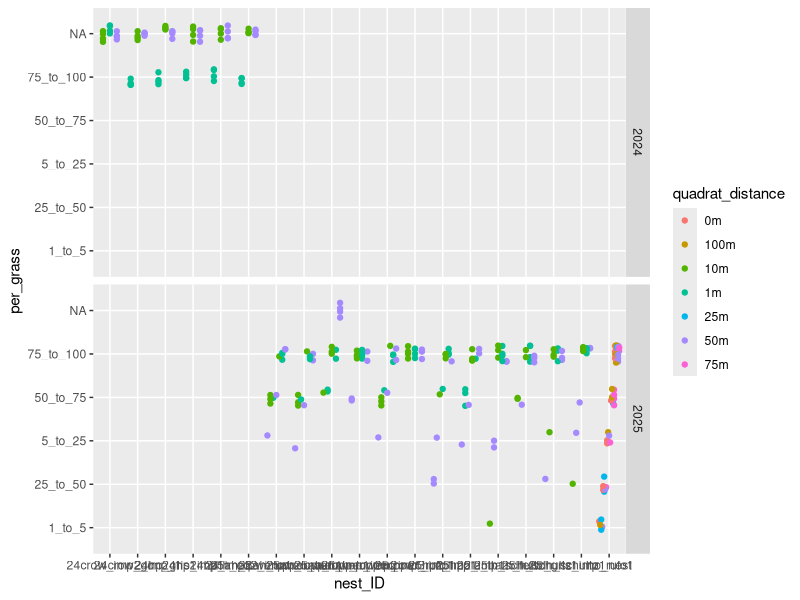

The R script that drew this image: (Note: this script raises an error after producing the figure.)
# NQ Habitat analysis 17 Dec 2025

#load packages
library(tidyverse) #dplyr package
library(lubridate)
library(lme4) # GLM models
library(gridExtra) # for creating plot grids
library(grid) 
library(glmmTMB) #beta distribution model
library(ggeffects) # getting predicted values from model
library(emmeans)

#load data
sites <- read.csv("nest_survey_site_data.csv") 
penetrometer <- read.csv("habitat_data/2025_penetrometer.csv")
habitat25 <- read.csv("habitat_data/25_nest_habitat.csv")
habitat24 <- read.csv("habitat_data/24_nest_habitat.csv")
habitat_site_transect24 <- read.csv("habitat_data/24_habitat_site_transect.csv")


##### Data Cleaning #####
#change values to lowercase for consistency
penetrometer <- penetrometer %>% mutate(., site = tolower(site), nest_ID = tolower(nest_ID))
habitat25 <- habitat25 %>% mutate(., site = tolower(site), nest_ID = tolower(nest_ID))
habitat24 <- habitat24 %>% mutate(., site = tolower(site), nest_ID = tolower(nest_ID))
habitat_site_transect24 <- habitat_site_transect24 %>% mutate(., site = tolower(site))


#clean
habitat25 <- subset(habitat25, year == '2025') # remove blank rows
habitat25 <- habitat25 %>% mutate(soil_temp_C = as.numeric(soil_temp_C))

penetrometer <- penetrometer %>% mutate(year = NULL, 
                                      month = NULL, 
                                      day = NULL) # dropping columns before joining

# join data sets together
habitat24 <- left_join(habitat24, habitat_site_transect24)
all_habitat <- full_join(habitat25, habitat24)
all_habitat <- left_join(all_habitat, penetrometer)
all_habitat <- merge(all_habitat, sites[, c('location', 'site')], by= "site") # adding locations


# change values to NA
all_habitat[all_habitat == ''] <- NA
all_habitat[all_habitat == 'na'] <- NA

# remove unnecessary columns

all_habitat <- all_habitat %>% mutate(coord_Lat = NULL, 
                                      coord_Lon = NULL, 
                                      coor_N = NULL,
                                      coor_W = NULL,
                                      date_grass_collected = NULL,
                                      X3in_psi = NULL,
                                      X6in._psi = NULL,
                                      X9in_psi = NULL,
                                      X12in_psi = NULL,
                                      X15in_psi = NULL,
                                      X18in_psi = NULL,
                                      long_N = NULL,
                                      lat_W = NULL)

all_habitat <- all_habitat %>% rename(survey_plot = site,
                                      site = location) #change site and location to survery_plot and site respectively. 

#cleaning quadrat column
table(all_habitat$quadrat_no) # values that are "about_x" should just be lumped with the closest quadrat distance
all_habitat$quadrat_no[all_habitat$quadrat_no == 'about_45S'] <- '50S' # replacing values
all_habitat$quadrat_no[all_habitat$quadrat_no == 'about_40S'] <- '50S'
all_habitat$quadrat_no[all_habitat$quadrat_no == 'about_40N'] <- '50N'
all_habitat$quadrat_no[all_habitat$quadrat_no == 'about_45N'] <- '50N'
all_habitat$quadrat_no[all_habitat$quadrat_no == 'about_55E'] <- '50E'
all_habitat$quadrat_no[all_habitat$quadrat_no == 'about_95M'] <- '100M'
all_habitat$quadrat_no[all_habitat$quadrat_no == 'about_37E'] <- '50E'
table(all_habitat$quadrat_no) # check. do all values look right?


#percent cover data

all_habitat <- mutate(all_habitat, mean_litter_depth = rowMeans(select(all_habitat, starts_with("leaf_lit")), na.rm = TRUE))
#note litter depths between 2024 and 2025 seem very different

# Creating quadrat distances column and distance/proximity column
all_habitat <- all_habitat %>%  
  mutate(quadrat_distance = case_when(quadrat_no == "1N" ~ "1m", # column with groupings of quadrat distance
                                       quadrat_no == "1S" ~ "1m",
                                       quadrat_no == "1E" ~ "1m",
                                       quadrat_no == "1W" ~ "1m",
                                       quadrat_no == "10N" ~ "10m",
                                       quadrat_no == "10S" ~ "10m",
                                       quadrat_no == "10E" ~ "10m",
                                       quadrat_no == "10W" ~ "10m",
                                       startsWith(quadrat_no, "50") ~ "50m",
                                       startsWith(quadrat_no, "0") ~ "0m",
                                       startsWith(quadrat_no, "100M") ~ "100m",
                                       startsWith(quadrat_no, "25M") ~ "25m",
                                       startsWith(quadrat_no, "75M") ~ "75m"),
         proximity = case_when(quadrat_no == "1N" ~ "near", # lumps quadrats into a column "near" (1m) nest and "far" from nest (10m and 50m) 
                               quadrat_no == "1S" ~ "near",
                               quadrat_no == "1E" ~ "near",
                               quadrat_no == "1W" ~ "near",
                               quadrat_no == "10N" ~ "far",
                               quadrat_no == "10S" ~ "far",
                               quadrat_no == "10E" ~ "far",
                               quadrat_no == "10W" ~ "far", 
                               quadrat_no == "50N" ~ "far",
                               quadrat_no == "50S" ~ "far",
                               quadrat_no == "50E" ~ "far",
                               quadrat_no == "50W" ~ "far", 
                               startsWith(quadrat_no, "50") ~ "transect", # These are values to represent data at survey_plots where no nest was found. 
                               startsWith(quadrat_no, "0") ~ "transect",
                               startsWith(quadrat_no, "100M") ~ "transect",
                               startsWith(quadrat_no, "25M") ~ "transect",
                               startsWith(quadrat_no, "75M") ~ "transect")) # lumping quadrat distances together

# changing some penetrometer variable classes
all_habitat <- all_habitat %>% 
  mutate(., tip_size_in = as.factor(tip_size_in),#tip size to factor
         quadrat_distance = as.factor(quadrat_distance)) %>% #quadrat_distance
  drop_na(quadrat_distance) # remove NA's

# creating mid points for habitat analysis
all_habitat <- all_habitat %>% 
  mutate(per_bare_midpoint = recode(per_bare, '0' = 0, '1_to_5' = 3, '25_to_50' = 37.5, '5_to_25' = 15, '50_to_75' = 62.5, '75_to_100' = 87.5),
         per_forb_midpoint = recode(per_forb, '0' = 0, '1_to_5' = 3, '25_to_50' = 37.5, '5_to_25' = 15, '50_to_75' = 62.5, '75_to_100' = 87.5),
         per_grass_midpoint = recode(per_grass, '0' = 0, '1_to_5' = 3, '25_to_50' = 37.5, '5_to_25' = 15, '50_to_75' = 62.5, '75_to_100' = 87.5))

##### Intital look at data and exploration #####

# scatter plot looking at each nest's habitat plots
ggplot(all_habitat, aes(x = nest_ID, y = per_grass, color = quadrat_distance)) +
  geom_point(position = position_jitterdodge(jitter.height = 0.2, jitter.width = 0)) +
  facet_grid(vars(year))

# Visualizing cover class values across different quadrat distances
grass_boxplot <- all_habitat %>% filter(., nest_ID != 'no_nest') %>% 
ggplot(., aes(x = factor(quadrat_distance, levels = c('1m', '10m', '50m')), y = per_grass_midpoint)) +
  geom_boxplot(outliers = FALSE, fill ='lightblue') +
  geom_point(position = position_jitterdodge(jitter.height = 0.3, jitter.width = 0.8), size = 2) +
  xlab('quadrat distance') +
  ylab('Percent cover (midpoint)') +
  facet_grid(vars(year)) +
  ggtitle('Grass cover')

bare_boxplot <- all_habitat %>% filter(., nest_ID != 'no_nest') %>% 
  ggplot(., aes(x = factor(quadrat_distance, levels = c('1m', '10m', '50m')), y = per_bare_midpoint)) +
  geom_boxplot(outliers = FALSE, fill ='lightblue')  +
  geom_point(position = position_jitterdodge(jitter.height = 0.3, jitter.width = 0.8), size = 2) +
  #theme(axis.title.y = NULL) +
  xlab('quadrat distance') +
  ylab('') +
  facet_grid(vars(year)) +
  ggtitle('Bare ground cover')

forb_boxplot <- all_habitat %>% filter(., nest_ID != 'no_nest') %>% 
  ggplot(., aes(x = factor(quadrat_distance, levels = c('1m', '10m', '50m')), y = per_forb_midpoint)) +
  geom_boxplot(outliers = FALSE, fill ='lightblue')  +
  geom_point(position = position_jitterdodge(jitter.height = 0.3, jitter.width = 0.8), size = 2) +
  #theme(axis.title.y = NULL) +
  xlab('quadrat distance') +
  ylab('') +
  facet_grid(vars(year)) +
  ggtitle('Forb cover')

grid.arrange(grass_boxplot, bare_boxplot, forb_boxplot, ncol = 3)


# Viszualizing penetrometer data 

ggplot(all_habitat, aes(x = nest_ID, y = psi_avg)) +
  geom_point(position = position_jitterdodge(jitter.height = 0.2, jitter.width = 0)) +
  theme(axis.text.x = element_text(angle =90))


ggplot(all_habitat, aes(x = nest_ID, y = psi_avg)) +
  geom_boxplot(  ) +
  theme(axis.text.x = element_text(angle =90))

ggplot(all_habitat, aes(x = site, y = psi_avg, fill = nest_ID)) +
  geom_boxplot(  ) +
  theme(axis.text.x = element_text(angle =90))

penetrometer_boxplot <- all_habitat %>% filter(., nest_ID != 'no_nest') %>% 
  ggplot(., aes(x = factor(quadrat_distance, levels = c('1m', '10m', '50m')), y = nest_ID)) +
  geom_boxplot(outliers = FALSE, fill ='lightblue')  +
  geom_point(position = position_jitterdodge(jitter.height = 0.3, jitter.width = 0.8), size = 2) +
  #theme(axis.title.y = NULL) +
  xlab('quadrat distance') +
  ylab('')  +
  ggtitle('Soil Compaction (penetrometer)') 
penetrometer_boxplot
summary(penetrometer$psi_avg)
grid.arrange(grass_boxplot, bare_boxplot, forb_boxplot, penetrometer_boxplot, ncol = 2)


##### Looking at habitat by nest #####
# Creating data frame for average cover for nest ID and year. 
nest_habitat_summarized <- all_habitat %>% 
  filter(., nest_ID != 'no_nest') %>%  # removing no_nest counts for now
  group_by(nest_ID, year, quadrat_distance, site, survey_plot) %>% 
  summarize(avg_bare = mean(per_bare_midpoint), #using midpoints to create numeric values from categories
            avg_forb = mean(per_forb_midpoint),
            avg_grass = mean(per_grass_midpoint),
            mean_of_means_litter_cm = mean(mean_litter_depth),
            compaction = mean(psi_avg)) %>% 
  mutate(., quadrat_distance = as.factor(quadrat_distance),
         site = as.factor(site),
         year = as.factor(year),
         survey_plot = as.factor(survey_plot))

ggplot(nest_habitat_summarized, aes(x=avg_grass, y=avg_forb, color = quadrat_distance)) +
  geom_point(size = 3) 

ggplot(nest_habitat_summarized, aes(x = nest_ID, 
                                    y = avg_grass, 
                                    fill = factor(quadrat_distance, levels = c('1m', '10m', '50m')))) +
  geom_bar(stat = 'identity', position = 'dodge', color = 'black') +
  theme(#axis.text.x = element_blank(),
    axis.text.x = element_text(angle = 90, hjust = 0  , vjust = 0, size = 8.5, color = 'black'),#rotate x-axis text
    axis.text.y = element_text(size = 8, color = 'black'),
    axis.title = element_text(size = 8),
   # panel.grid.major = element_blank(),
    #panel.grid.minor = element_blank(),
   # panel.background = element_blank(),
    axis.ticks.x = element_blank()) +
  labs(x = "nest_ID", y = "mean grass midpoint") + #labels
  scale_fill_manual(values = c("#FFA500", "#56B4E9", '#ff6db6'),
                    labels = c("1M", "10M", '50M'),
                    guide = guide_legend(title = NULL)) 

ggplot(nest_habitat_summarized, aes(x = survey_plot, 
                                    y = avg_bare, 
                                    fill = factor(quadrat_distance, levels = c('1m', '10m', '50m')))) +
  geom_bar(stat = 'identity', position = 'dodge', color = 'black') +
  theme(#axis.text.x = element_blank(),
    axis.text.x = element_text(angle = 90, hjust = 0  , vjust = 0, size = 8.5, color = 'black'),#rotate x-axis text
    axis.text.y = element_text(size = 8, color = 'black'),
    axis.title = element_text(size = 8),
    # panel.grid.major = element_blank(),
    #panel.grid.minor = element_blank(),
    # panel.background = element_blank(),
    axis.ticks.x = element_blank()) +
  labs(x = "nest_ID", y = "mean bare midpoint") + #labels
  scale_fill_manual(values = c("#FFA500", "#56B4E9", '#ff6db6'),
                    labels = c("1M", "10M", '50M'),
                    guide = guide_legend(title = NULL))  +
  facet_grid('year')


ggplot(nest_habitat_summarized, aes(x = nest_ID, 
                                    y = compaction, 
                                    fill = factor(quadrat_distance, levels = c('1m', '10m', '50m')))) +
  geom_bar(stat = 'identity', position = 'dodge', color = 'black') +
  theme(#axis.text.x = element_blank(),
    axis.text.x = element_text(angle = 90, hjust = 0  , vjust = 0, size = 8.5, color = 'black'),#rotate x-axis text
    axis.text.y = element_text(size = 8, color = 'black'),
    axis.title = element_text(size = 8),
    # panel.grid.major = element_blank(),
    #panel.grid.minor = element_blank(),
    # panel.background = element_blank(),
    axis.ticks.x = element_blank()) +
  labs(x = "nest_ID", y = "mean soil compaction") + #labels
  scale_fill_manual(values = c("#FFA500", "#56B4E9", '#ff6db6'),
                    labels = c("1M", "10M", '50M'),
                    guide = guide_legend(title = NULL)) 

##### Are habitat measures different in the different quadrat distances? Which habitat measures are different? #####

all_habitat_nonest <- all_habitat %>% 
  filter(., nest_ID != 'no_nest') %>% # removing no_nest row from dataset for modeling
  mutate(., quadrat_distance = as.factor(quadrat_distance),
         site = as.factor(site)) 

nest_habitat_summarized <- nest_habitat_summarized %>% 
  mutate(., avg_grass_prop = avg_grass / 100, 
            avg_bare_prop = avg_bare / 100, 
            avg_forb_prop = avg_forb/ 100) # creating proportion columns (0-1) to meet assumptions for beta tests

nest_habitat_summarized2025 <- nest_habitat_summarized %>% 
  filter(., year == 2025) 

nest_habitat_summarized$quadrat_distance <- relevel(nest_habitat_summarized$quadrat_distance, ref = '1m') #relevel so reference value is 1 meter quadrats
all_habitat_nonest$quadrat_distance <- relevel(all_habitat_nonest$quadrat_distance, ref = '1m')
nest_habitat_summarized2025$quadrat_distance <- relevel(nest_habitat_summarized2025$quadrat_distance, ref = '1m') #relevel so reference value is 1 meter quadrats


##### Creating models for each habitat cover measure #####
## Grass Model
## Testing normality
## grass  vs quadrat distances - Data NOT normal. Using only 2025 data, as 2024 data is lacking
shapiro.test(nest_habitat_summarized$avg_grass)
shapiro.test(log(nest_habitat_summarized$avg_grass))
hist(nest_habitat_summarized$avg_grass)

#Creating models
grass_model2 <- glmmTMB(avg_grass_prop ~ quadrat_distance + (1|site), 
                      data = nest_habitat_summarized2025, 
                      family = beta_family) # using means of each quadrat at each nest
summary(grass_model2) # AIC = -82.3
summary(aov(grass_model2)) # quadrat distance has a strong effect on the amount of grass, and there is a minor effect from site.

grass_model3 <- glmmTMB(avg_grass_prop ~ quadrat_distance + (1 + survey_plot|site), 
                        data = nest_habitat_summarized2025, 
                        family = beta_family) # using means of each quadrat at each nest
summary(grass_model3) #
summary(aov(grass_model3)) #

## Forb Model
#Testing normality
## forb vs quadrat distances - data is normal when log transformed
shapiro.test(nest_habitat_summarized$avg_forb)
shapiro.test(log1p(nest_habitat_summarized$avg_forb))
hist(nest_habitat_summarized$avg_forb)
hist(log1p(nest_habitat_summarized$avg_forb))

forb_model1 <- glmmTMB(log1p(avg_forb) ~ quadrat_distance + (1|site) + year, #log transform data to make normal
                      data = nest_habitat_summarized, 
                      family = gaussian(link = 'identity'))
                     # start = list(theta = 0)) # using means of each quadrat at each nest
summary(forb_model1) # AIC = 114.2

ggpredict(forb_model1, terms = c("quadrat_distance")) |> plot()
summary(aov(forb_model1)) #site is affecting the outcome of this model.


forb_model2 <- glmmTMB(log1p(avg_forb) ~ quadrat_distance + (1 + survey_plot|site) + year, #log transform data to make normal
                       data = nest_habitat_summarized, 
                       family = gaussian(link = 'identity'))
# start = list(theta = 0)) # using means of each quadrat at each nest
summary(forb_model2) # AIC = 
summary(aov(forb_model2)) #survey_plot and year having a big effect on average forbs
ggpredict(forb_model2, terms = c("quadrat_distance")) |> plot()

# model using only 2025 data
shapiro.test(nest_habitat_summarized2025$avg_forb)
shapiro.test(log1p(nest_habitat_summarized2025$avg_forb))
hist(nest_habitat_summarized2025$avg_forb)
hist(log1p(nest_habitat_summarized2025$avg_forb))

forb_model1_2025 <- glmmTMB(log1p(avg_forb) ~ quadrat_distance + (1|site), #log transform data to make normal
                       data = nest_habitat_summarized2025, 
                       family = gaussian(link = 'identity'))
# start = list(theta = 0)) # using means of each quadrat at each nest
summary(forb_model1_2025) # AIC = 52.4

ggpredict(forb_model1_2025, terms = c("quadrat_distance")) |> plot()
summary(aov(forb_model1_2025)) #site is affecting the outcome of this model.


## Bare Model 
# Testing normality
# bare vs quadrat distances - data NOT normal
shapiro.test(nest_habitat_summarized$avg_bare)
hist(nest_habitat_summarized$avg_bare)

bare_model1 <- glmmTMB(avg_bare_prop ~ quadrat_distance + (1|site), 
                       data = nest_habitat_summarized, 
                       family = ordbeta(link = 'logit'))

bare_model2 <- glmmTMB(avg_bare_prop ~ quadrat_distance + (1|site) + year, 
                        data = nest_habitat_summarized, 
                        family = ordbeta(link = 'logit'))

bare_model3 <- glmmTMB(avg_bare_prop ~ quadrat_distance + (1 + survey_plot|site), 
                       data = nest_habitat_summarized, 
                       family = ordbeta(link = 'logit'))

summary(bare_model1) # AIC = 13.0
summary(bare_model2) # AIC = 54.6
summary(aov(bare_model1)) # site is affecting the outcome of this model. 
summary(aov(bare_model2))# large effect of year and site, small effect with quadrat distance
summary(bare_model3)
summary(aov(bare_model3))
ggpredict(bare_model1, terms = c("quadrat_distance")) |> plot()
#ggpredict(bare_model2, terms = c("year")) |> plot()

## 2025 data only
shapiro.test(nest_habitat_summarized2025$avg_bare)
hist(nest_habitat_summarized2025$avg_bare)

bare_model1_2025 <- glmmTMB(avg_bare_prop ~ quadrat_distance + (1|site), 
                       data = nest_habitat_summarized2025, 
                       family = ordbeta(link = 'logit'))

summary(bare_model1_2025) # AIC = 13.0
summary(aov(bare_model1_2025)) # site is affecting the outcome of this model. 
ggpredict(bare_model1_2025, terms = c("quadrat_distance")) |> plot()

##### calculating Emmeans, conduction pairwise comparison tests across distances, obtaining predicted values for plotting #####

library(emmeans)
## grass model
grass_emm<-emmeans(grass_model3, "quadrat_distance", type = "response")
grass_emm

plot(grass_emm, type="response")   # Link scale by default
pairs(grass_emm, reverse = TRUE) # pairwise comparison

# predicted values
preds_grass <- predict(grass_model3, type = "response", se.fit = TRUE)
print(preds_grass)

## forb model
forb_emm<-emmeans(forb_model2, "quadrat_distance", type = "response")
forb_emm

plot(forb_emm, type="response")   # Link scale by default
pairs(forb_emm, reverse = TRUE) # pairwise comparison

# predicted values
preds_forb <- predict(forb_model2, type = "response", se.fit = TRUE)
print(preds_forb)

## bare model
bare_emm<-emmeans(bare_model1, "quadrat_distance", type = "response")
bare_emm

plot(bare_emm, type="response")   # Link scale by default
pairs(bare_emm, reverse = TRUE) # comparison

# predicted values
preds_bare <- predict(bare_model1, type = "response", se.fit = TRUE)
print(preds_bare)

# add predictions to a new dataframe 
nest_habitat_preds <- nest_habitat_near_far
nest_habitat_preds <- nest_habitat_preds[-c(26), ]

nest_habitat_preds2025 <- nest_habitat_near_far2025
nest_habitat_preds2025 <- nest_habitat_preds2025[-c(9), ]

nest_habitat_preds2025$grass_fit <- preds_grass$fit 
nest_habitat_preds2025$grass_se <- preds_grass$se.fit

nest_habitat_preds$forb_fit <- preds_forb$fit 
nest_habitat_preds$forb_se <- preds_forb$se.fit

nest_habitat_preds$bare_fit <- preds_bare$fit 
nest_habitat_preds$bare_se <- preds_bare$se.fit

nest_habitat_preds <- left_join(nest_habitat_preds, nest_habitat_preds2025)

distance_predictions <- nest_habitat_preds %>% select(.,-c(nest_ID, site, year)) # create dataframe to be grouped by habitat only
distance_predictions <- distance_predictions %>%
  group_by(quadrat_distance) %>% 
  summarize_if(is.numeric, mean, na.rm = TRUE, .groups = "drop") # condense data and find mean value of predictions
distance_predictions <- distance_predictions %>% # calculate confidence intervals
  mutate(grass_LCI = grass_fit - grass_se,
         grass_UCI = grass_fit + grass_se,
         forb_LCI = forb_fit - forb_se,
         forb_UCI = forb_fit + forb_se,
         bare_LCI = bare_fit - bare_se,
         bare_UCI = bare_fit + bare_se)

#distance_predictions <- probs %>% group_by(habitat) %>% summarize_if(is.numeric, mean, na.rm = TRUE, .groups = "drop")

# Shape data for plotting
fit <- distance_predictions %>% 
  select(., 
         quadrat_distance,
         grass_fit,
         forb_fit,
         bare_fit) %>% 
  pivot_longer(., 
               cols = c(grass_fit, forb_fit, bare_fit), 
               names_to = "cover", 
               values_to = "fit") %>% 
  mutate(., cover = case_when(startsWith(cover, 'grass') ~ 'grass',
                              startsWith(cover, 'forb') ~ 'forb' ,
                              startsWith(cover, 'bare') ~ 'bare'))

LCI <- distance_predictions %>% 
  select(., 
         quadrat_distance,
         grass_LCI,
         forb_LCI,
         bare_LCI) %>% 
  pivot_longer(., 
                cols = c(grass_LCI, forb_LCI, bare_LCI), 
                names_to = "cover", 
                values_to = "LCI") %>% 
  mutate(., cover = case_when(startsWith(cover, 'grass') ~ 'grass',
                              startsWith(cover, 'forb') ~ 'forb' ,
                              startsWith(cover, 'bare') ~ 'bare'))

UCI<- distance_predictions %>% 
  select(., 
         quadrat_distance,
         grass_UCI,
         forb_UCI,
         bare_UCI) %>% 
  pivot_longer(., 
               cols = c(grass_UCI, forb_UCI, bare_UCI), 
               names_to = "cover", 
               values_to = "UCI") %>% 
  mutate(., cover = case_when(startsWith(cover, 'grass') ~ 'grass',
                              startsWith(cover, 'forb') ~ 'forb' ,
                              startsWith(cover, 'bare') ~ 'bare'))

fits_plot <- full_join(fit, LCI)
fits_plot <- full_join(fits_plot, UCI)
fits_plot # data frame for plotting


# plotting predicted values
bare_emmeans_plot <- fits_plot %>% filter(., cover == 'bare') %>% 
ggplot(., aes(x = quadrat_distance, y = fit)) +
  geom_point(size = 6, shape = 20
            # colour= c("olivedrab3", "forestgreen", "goldenrod2")
  ) +
  theme(
    axis.text.x = element_text(angle = 0, vjust = 0.8, size =12, color = 'black'),#rotate x-axis text
    axis.text.y = element_text(size = 12, color = 'black'),
    axis.title = element_text(size =16),
    panel.grid.major = element_blank(),
    panel.grid.minor = element_blank(),
    panel.background = element_blank(),
    panel.border = element_rect(colour = "black", fill=NA, linewidth=1),
    axis.ticks.x = element_blank()) +
  geom_errorbar(aes(ymin = LCI, ymax = UCI), size = 1.5, width = 0.4) +
  labs(x = 'Quadrat distance', y = "") + 
  annotate("text", x = 2, y = 0.43, label = "A", size = unit(10, "pt")) +
  geom_segment(aes(x = 0.75, y = 0.42, xend = 3.25, yend = 0.42)) +
  ggtitle("Bare")

forb_emmeans_plot <- fits_plot %>% filter(., cover == 'forb') %>% 
  ggplot(., aes(x = quadrat_distance, y = fit)) +
  geom_point(size = 6, shape = 20
             # colour= c("olivedrab3", "forestgreen", "goldenrod2")
  ) +
  theme(
    axis.text.x = element_text(angle = 0, vjust = 0.8, size =12, color = 'black'),#rotate x-axis text
    axis.text.y = element_text(size = 12, color = 'black'),
    axis.title = element_text(size =16),
    panel.grid.major = element_blank(),
    panel.grid.minor = element_blank(),
    panel.background = element_blank(),
    panel.border = element_rect(colour = "black", fill=NA, linewidth=1),
    axis.ticks.x = element_blank()) +
  geom_errorbar(aes(ymin = LCI, ymax = UCI), size = 1.5, width = 0.4) +
  labs(x = '', y = "") + 
  annotate("text", x = 2, y = 2.5, label = "A", size = unit(10, "pt")) +
  geom_segment(aes(x = 0.75, y = 2.45, xend = 3.25, yend = 2.45))+
  ggtitle("Forb")


grass_emmeans_plot <- fits_plot %>% filter(., cover == 'grass') %>% 
  ggplot(., aes(x = quadrat_distance, y = fit)) +
  geom_point(size = 6, shape = 20
             # colour= c("olivedrab3", "forestgreen", "goldenrod2")
  ) +
  theme(
    axis.text.x = element_text(angle = 0, vjust = 0.8, size =12, color = 'black'),#rotate x-axis text
    axis.text.y = element_text(size = 12, color = 'black'),
    axis.title = element_text(size =16),
    panel.grid.major = element_blank(),
    panel.grid.minor = element_blank(),
    panel.background = element_blank(),
    panel.border = element_rect(colour = "black", fill=NA, linewidth=1),
    axis.ticks.x = element_blank()) +
  geom_errorbar(aes(ymin = LCI, ymax = UCI), size = 1.5, width = .4) +
  labs(x = '', y = "emmeans") + 
  annotate("text", x = 1.5, y = .875, label = "A", size = unit(10, "pt")) +
  geom_segment(aes(x = 0.75, y = .86, xend = 2.25, yend = .86)) +
  annotate("text", x = 3, y = .875, label = "B", size = unit(10, "pt")) +
  geom_segment(aes(x = 3.25, y = .86, xend = 2.75, yend = .86)) +
  ggtitle("Grass")
grass_emmeans_plot

grid.arrange(grass_emmeans_plot, bare_emmeans_plot, forb_emmeans_plot, ncol = 3)







# Penetrometer soil compaction model

## soil compaction vs quadrat distances 
shapiro.test(all_habitat_nonest$psi_avg)
shapiro.test(log(all_habitat_nonest$psi_avg))
hist(all_habitat_nonest$psi_avg)
hist(log(all_habitat_nonest$psi_avg))
# Data is not normal, but it is fairly close. I'm wondering if a guassian distribution is fine to run.I also tried running a gamma.

penetrometer_model1 <- glmmTMB(psi_avg ~ quadrat_distance + (1+ survey_plot|site),
                       data = all_habitat_nonest, 
                       family = gaussian(link = "identity")) 

summary(penetrometer_model1) # AIC = 1683.4, significant at 1m
summary(aov(penetrometer_model1)) # site is affecting the outcome of this model.

penetrometer_model2 <- glmmTMB(psi_avg ~ quadrat_distance + (1+ survey_plot|site),
                               data = all_habitat_nonest, 
                               family = Gamma(link = 'log')) 

summary(penetrometer_model2) # AIC = 1683.4, significant at 1m
summary(aov(penetrometer_model2)) # site is affecting the outcome of this model.




nest_habitat_near_far <- all_habitat %>% 
  filter(., nest_ID != 'no_nest') %>%  # removing no_nest counts for now
  group_by(nest_ID, year, proximity, site, survey_plot) %>% 
  summarize(avg_bare = mean(per_bare_midpoint), #using midpoints to create numeric values from categories
            avg_forb = mean(per_forb_midpoint),
            avg_grass = mean(per_grass_midpoint),
            mean_of_means_litter_cm = mean(mean_litter_depth),
            compaction = mean(psi_avg)) %>% 
  mutate(., proximity = as.factor(proximity),
         site = as.factor(site),
         year = as.factor(year),
         survey_plot = as.factor(survey_plot))


nest_habitat_near_far <- nest_habitat_near_far %>% 
  mutate(., avg_grass_prop = avg_grass / 100, 
         avg_bare_prop = avg_bare / 100, 
         avg_forb_prop = avg_forb/ 100) #

## grass  vs quadrat distances - Data NOT normal. Using only 2025 data, as 2024 data is lacking
shapiro.test(nest_habitat_near_far$avg_grass)
shapiro.test(log(nest_habitat_near_far$avg_grass))
hist(nest_habitat_near_far$avg_grass)

#Creating models
grass_model_proxi <- glmmTMB(avg_grass_prop ~ proximity + (1|site), 
                        data = nest_habitat_near_far, 
                        family = beta_family) # using means of each quadrat at each nest
summary(grass_model_proxi) # AIC = -82.3
summary(aov(grass_model_proxi)) # quadrat distance has a strong effect on the amount of grass, and there is a minor effect from site.

grass_model_proxi2 <- glmmTMB(avg_grass_prop ~ proximity + (1 + survey_plot|site), 
                        data = nest_habitat_near_far, 
                        family = beta_family) # using means of each quadrat at each nest
summary(grass_model_proxi2) #
summary(aov(grass_model_proxi2)) #

ggpredict(grass_model_proxi, terms = c("proximity")) |> plot()
ggpredict(grass_model_proxi2, terms = c("proximity")) |> plot()


## Forb Model
#Testing normality
## forb vs quadrat distances - data is normal when log transformed
shapiro.test(nest_habitat_near_far$avg_forb)
shapiro.test(log1p(nest_habitat_near_far$avg_forb))
hist(nest_habitat_near_far$avg_forb)
hist(log1p(nest_habitat_near_far$avg_forb))

forb_model_proxi <- glmmTMB(log1p(avg_forb) ~ proximity + (1|site) + year, #log transform data to make normal
                       data = nest_habitat_near_far, 
                       family = gaussian(link = 'identity'))
# start = list(theta = 0)) # using means of each quadrat at each nest
summary(forb_model_proxi) # AIC = 114.2

ggpredict(forb_model_proxi, terms = c("proximity")) |> plot()
summary(aov(forb_model_proxi)) #site is affecting the outcome of this model.


forb_model_proxi2 <- glmmTMB(log1p(avg_forb) ~ proximity + (1 + survey_plot|site) + year, #log transform data to make normal
                       data = nest_habitat_near_far, 
                       family = gaussian(link = 'identity'))
# start = list(theta = 0)) # using means of each quadrat at each nest
summary(forb_model_proxi2 ) # AIC = 
summary(aov(forb_model_proxi2 )) #survey_plot and year having a big effect on average forbs
ggpredict(forb_model_proxi2 , terms = c("proximity")) |> plot()

# model using only 2025 data



## Bare Model 
# Testing normality
# bare vs quadrat distances - data NOT normal
shapiro.test(nest_habitat_near_far$avg_bare)
hist(nest_habitat_near_far$avg_bare)

bare_model_proxi1 <- glmmTMB(avg_bare_prop ~ proximity + (1|site), 
                       data = nest_habitat_near_far, 
                       family = ordbeta(link = 'logit'))

bare_model_proxi2 <- glmmTMB(avg_bare_prop ~ proximity + (1|site) + year, 
                       data = nest_habitat_near_far, 
                       family = ordbeta(link = 'logit'))

bare_model_proxi3 <- glmmTMB(avg_bare_prop ~ proximity + (1 + survey_plot|site), 
                       data = nest_habitat_near_far, 
                       family = ordbeta(link = 'logit'))

summary(bare_model_proxi1) # AIC = 13.0
summary(bare_model_proxi2) # AIC = 54.6
summary(aov(bare_model_proxi1)) # site is affecting the outcome of this model. 
summary(aov(bare_model_proxi2))# large effect of year and site, small effect with quadrat distance
summary(bare_model_proxi3)
summary(aov(bare_model_proxi3))
ggpredict(bare_model_proxi1, terms = c("proximity")) |> plot()
#ggpredict(bare_model2, terms = c("year")) |> plot()

## 2025 data only
shapiro.test(nest_habitat_near_far2025$avg_bare)
hist(nest_habitat_near_far2025$avg_bare)

bare_model1_2025 <- glmmTMB(avg_bare_prop ~ proximity + (1|site), 
                            data = nest_habitat_near_far2025, 
                            family = ordbeta(link = 'logit'))

summary(bare_model1_2025) # AIC = 13.0
summary(aov(bare_model1_2025)) # site is affecting the outcome of this model. 
ggpredict(bare_model1_2025, terms = c("proximity")) |> plot()




##### calculating Emmeans, conduction pairwise comparison tests across distances, obtaining predicted values for plotting #####

library(emmeans)
## grass model
grass_emm_proxi<-emmeans(grass_model_proxi2, "proximity", type = "response")
grass_emm_proxi

plot(grass_emm_proxi, type="response")   # Link scale by default
pairs(grass_emm_proxi, reverse = TRUE) # pairwise comparison

# predicted values
preds_grass_proxi <- predict(grass_model_proxi2, type = "response", se.fit = TRUE)
print(preds_grass)

## forb model
forb_emm_proxi <-emmeans(forb_model_proxi2, "proximity", type = "response")
forb_emm_proxi

plot(forb_emm_proxi, type="response")   # Link scale by default
pairs(forb_emm_proxi, reverse = TRUE) # pairwise comparison

# predicted values
preds_forb_proxi <- predict(forb_model_proxi2, type = "response", se.fit = TRUE)
print(preds_forb_proxi)

## bare model
bare_emm_proxi<-emmeans(bare_model_proxi1, "proximity", type = "response")
bare_emm_proxi

plot(bare_emm_proxi, type="response")   # Link scale by default
pairs(bare_emm_proxi, reverse = TRUE) # comparison

# predicted values
preds_bare_proxi <- predict(bare_model_proxi1, type = "response", se.fit = TRUE)
print(preds_bare_proxi)

# add predictions to a new dataframe 
nest_habitat_preds_proxi <- nest_habitat_near_far
nest_habitat_preds_proxi <- nest_habitat_preds_proxi[-c(17), ]

nest_habitat_preds_proxi$grass_fit <- preds_grass_proxi$fit 
nest_habitat_preds_proxi$grass_se <- preds_grass_proxi$se.fit

nest_habitat_preds_proxi$forb_fit <- preds_forb_proxi$fit 
nest_habitat_preds_proxi$forb_se <- preds_forb_proxi$se.fit

nest_habitat_preds_proxi$bare_fit <- preds_bare_proxi$fit 
nest_habitat_preds_proxi$bare_se <- preds_bare_proxi$se.fit

nest_habitat_preds_proxi <- left_join(nest_habitat_preds, nest_habitat_preds2025)

distance_predictions <- nest_habitat_preds %>% select(.,-c(nest_ID, site, year)) # create dataframe to be grouped by habitat only
distance_predictions <- distance_predictions %>%
  group_by(quadrat_distance) %>% 
  summarize_if(is.numeric, mean, na.rm = TRUE, .groups = "drop") # condense data and find mean value of predictions
distance_predictions <- distance_predictions %>% # calculate confidence intervals
  mutate(grass_LCI = grass_fit - grass_se,
         grass_UCI = grass_fit + grass_se,
         forb_LCI = forb_fit - forb_se,
         forb_UCI = forb_fit + forb_se,
         bare_LCI = bare_fit - bare_se,
         bare_UCI = bare_fit + bare_se)

#distance_predictions <- probs %>% group_by(habitat) %>% summarize_if(is.numeric, mean, na.rm = TRUE, .groups = "drop")

# Shape data for plotting
fit <- distance_predictions %>% 
  select(., 
         quadrat_distance,
         grass_fit,
         forb_fit,
         bare_fit) %>% 
  pivot_longer(., 
               cols = c(grass_fit, forb_fit, bare_fit), 
               names_to = "cover", 
               values_to = "fit") %>% 
  mutate(., cover = case_when(startsWith(cover, 'grass') ~ 'grass',
                              startsWith(cover, 'forb') ~ 'forb' ,
                              startsWith(cover, 'bare') ~ 'bare'))

LCI <- distance_predictions %>% 
  select(., 
         quadrat_distance,
         grass_LCI,
         forb_LCI,
         bare_LCI) %>% 
  pivot_longer(., 
               cols = c(grass_LCI, forb_LCI, bare_LCI), 
               names_to = "cover", 
               values_to = "LCI") %>% 
  mutate(., cover = case_when(startsWith(cover, 'grass') ~ 'grass',
                              startsWith(cover, 'forb') ~ 'forb' ,
                              startsWith(cover, 'bare') ~ 'bare'))

UCI<- distance_predictions %>% 
  select(., 
         quadrat_distance,
         grass_UCI,
         forb_UCI,
         bare_UCI) %>% 
  pivot_longer(., 
               cols = c(grass_UCI, forb_UCI, bare_UCI), 
               names_to = "cover", 
               values_to = "UCI") %>% 
  mutate(., cover = case_when(startsWith(cover, 'grass') ~ 'grass',
                              startsWith(cover, 'forb') ~ 'forb' ,
                              startsWith(cover, 'bare') ~ 'bare'))

fits_plot <- full_join(fit, LCI)
fits_plot <- full_join(fits_plot, UCI)
fits_plot # data frame for plotting


# plotting predicted values
bare_emmeans_plot <- fits_plot %>% filter(., cover == 'bare') %>% 
  ggplot(., aes(x = quadrat_distance, y = fit)) +
  geom_point(size = 6, shape = 20
             # colour= c("olivedrab3", "forestgreen", "goldenrod2")
  ) +
  theme(
    axis.text.x = element_text(angle = 0, vjust = 0.8, size =12, color = 'black'),#rotate x-axis text
    axis.text.y = element_text(size = 12, color = 'black'),
    axis.title = element_text(size =16),
    panel.grid.major = element_blank(),
    panel.grid.minor = element_blank(),
    panel.background = element_blank(),
    panel.border = element_rect(colour = "black", fill=NA, linewidth=1),
    axis.ticks.x = element_blank()) +
  geom_errorbar(aes(ymin = LCI, ymax = UCI), size = 1.5, width = 0.4) +
  labs(x = 'Quadrat distance', y = "") + 
  annotate("text", x = 2, y = 0.43, label = "A", size = unit(10, "pt")) +
  geom_segment(aes(x = 0.75, y = 0.42, xend = 3.25, yend = 0.42)) +
  ggtitle("Bare")

forb_emmeans_plot <- fits_plot %>% filter(., cover == 'forb') %>% 
  ggplot(., aes(x = quadrat_distance, y = fit)) +
  geom_point(size = 6, shape = 20
             # colour= c("olivedrab3", "forestgreen", "goldenrod2")
  ) +
  theme(
    axis.text.x = element_text(angle = 0, vjust = 0.8, size =12, color = 'black'),#rotate x-axis text
    axis.text.y = element_text(size = 12, color = 'black'),
    axis.title = element_text(size =16),
    panel.grid.major = element_blank(),
    panel.grid.minor = element_blank(),
    panel.background = element_blank(),
    panel.border = element_rect(colour = "black", fill=NA, linewidth=1),
    axis.ticks.x = element_blank()) +
  geom_errorbar(aes(ymin = LCI, ymax = UCI), size = 1.5, width = 0.4) +
  labs(x = '', y = "") + 
  annotate("text", x = 2, y = 2.5, label = "A", size = unit(10, "pt")) +
  geom_segment(aes(x = 0.75, y = 2.45, xend = 3.25, yend = 2.45))+
  ggtitle("Forb")


grass_emmeans_plot <- fits_plot %>% filter(., cover == 'grass') %>% 
  ggplot(., aes(x = quadrat_distance, y = fit)) +
  geom_point(size = 6, shape = 20
             # colour= c("olivedrab3", "forestgreen", "goldenrod2")
  ) +
  theme(
    axis.text.x = element_text(angle = 0, vjust = 0.8, size =12, color = 'black'),#rotate x-axis text
    axis.text.y = element_text(size = 12, color = 'black'),
    axis.title = element_text(size =16),
    panel.grid.major = element_blank(),
    panel.grid.minor = element_blank(),
    panel.background = element_blank(),
    panel.border = element_rect(colour = "black", fill=NA, linewidth=1),
    axis.ticks.x = element_blank()) +
  geom_errorbar(aes(ymin = LCI, ymax = UCI), size = 1.5, width = .4) +
  labs(x = '', y = "emmeans") + 
  annotate("text", x = 1.5, y = .875, label = "A", size = unit(10, "pt")) +
  geom_segment(aes(x = 0.75, y = .86, xend = 2.25, yend = .86)) +
  annotate("text", x = 3, y = .875, label = "B", size = unit(10, "pt")) +
  geom_segment(aes(x = 3.25, y = .86, xend = 2.75, yend = .86)) +
  ggtitle("Grass")
grass_emmeans_plot

grid.arrange(grass_emmeans_plot, bare_emmeans_plot, forb_emmeans_plot, ncol = 3)
